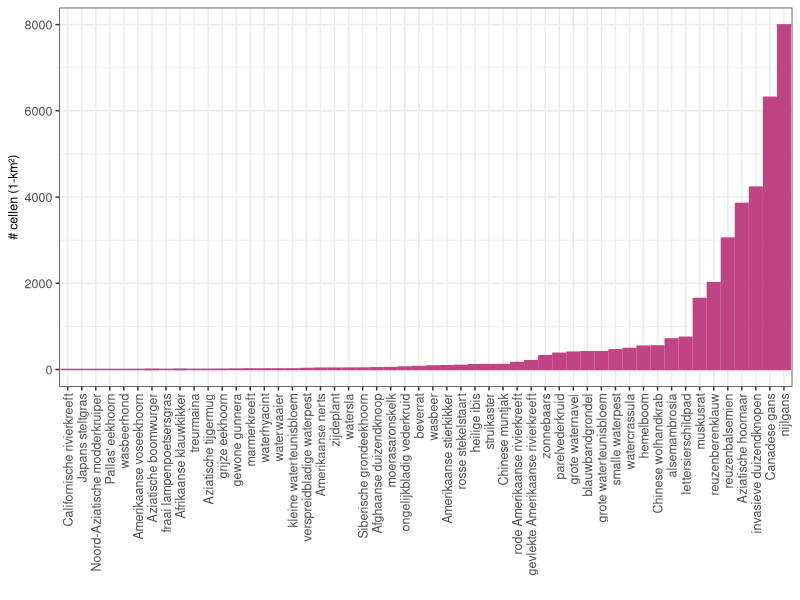

This chart was generated by the following R code: (Note: this script raises an error after producing the figure.)
## ---- chunk 1
library(ggplot2)
library(dplyr)
## ---- chunk 2
rm(list=ls())
## ---- chunk 3
data <- read.csv("./data/output/occupancy_Natura2000/occupancy_Natura2000.csv")
abbr <- read.csv("./data/input/prius_species_list_abbreviations.csv", sep = ";")

# Manipulation
data$species[data$species == 'Aziatische hoornaar (soort)'] <- 'Aziatische hoornaar'

# Add output from Xenopus (data generated outside of cube)
data[nrow(data) + 1,] = read.csv("./data/intermediate/adhoc_Xenopus_output.csv")

# Add output from Celastrus (data generated outside of cube)
data[nrow(data) + 1,] = read.csv("./data/intermediate/adhoc_Celastrus_output.csv")
## ---- chunk 4
ggplot(data, aes(x = reorder(species, N_occ, sum), y = N_occ)) +
  geom_col(colour = "#c04384", fill = "#c04384") +
  theme_bw() +
  xlab("") + ylab("# cellen (1-km²)") +
  theme(axis.text = element_text(size = 9),
        axis.text.x = element_text(angle = 90, vjust = 0.5, hjust=1),
        axis.title = element_text(size = 9))

ggsave(filename = "./data/output/figures_for_report/occupancy_FL.jpeg",
           width = 14, height = 14, units = "cm")
## ---- chunk 5
data_sub <- data %>% 
  filter(N_occ_in_N2000 > 0)
## ---- chunk 6
ggplot(data_sub, aes(x = reorder(species, N_occ_in_N2000, sum), y = N_occ_in_N2000)) +
  geom_col(colour = "#c04384", fill = "#c04384") +
  theme_bw() +
  xlab("") + ylab("# cellen (1-km²)") +
  theme(axis.text = element_text(size = 9),
        axis.text.x = element_text(angle = 90, vjust = 0.5, hjust=1),
        axis.title = element_text(size = 9))

ggsave(filename = "./data/output/figures_for_report/occupancy_N2000.jpeg",
           width = 14, height = 10, units = "cm")
## ---- chunk 7
spor <- c("Amerikaanse nerts",
          "Amerikaanse voseekhoorn",
          "Afrikaanse klauwkikker",
          "Aziatische boomwurger",
          "Aziatische tijgermug",
          "Californische rivierkreeft",
          "gewone gunnera",
          "grijze eekhoorn",
          "heilige ibis",
          "Noord-Aziatische modderkruiper",
          "Pallas' eekhoorn",
          "treurmaina",
          "wasbeerhond",
          "waterhyacint",
          "watersla",
          "waterwaaier")

sel <- data %>% 
  filter(!species %in% spor)
## ---- chunk 8
sel <- sel %>%
  left_join(abbr, by = c("species" = "soort"))
## ---- chunk 9
ggplot(sel, aes(x = share_in_N2000, y = share_of_N2000)) +
  geom_text(aes(label = abbr)) +
  theme(legend.position="none") +
  xlim(0,1) +
  coord_trans(y="log2") +
  xlab("Proportie van bezette hokken dat in Natura2000 ligt") + ylab("Proportie van Natura2000 met bezette hokken") +
  theme_bw()

ggsave(filename = "./data/output/figures_for_report/share_N2000.jpeg",
           width = 14, height = 10, units = "cm")
